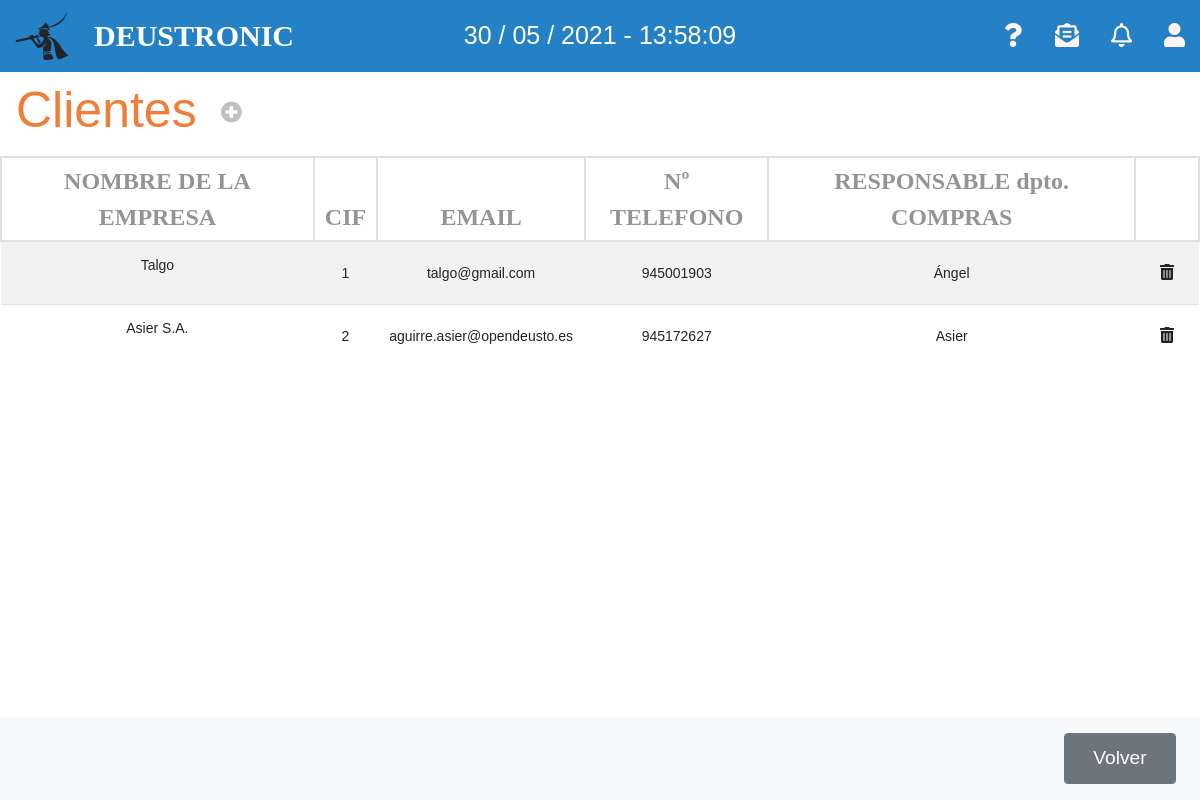
The app's page /appEntrega/clientes/, older data.
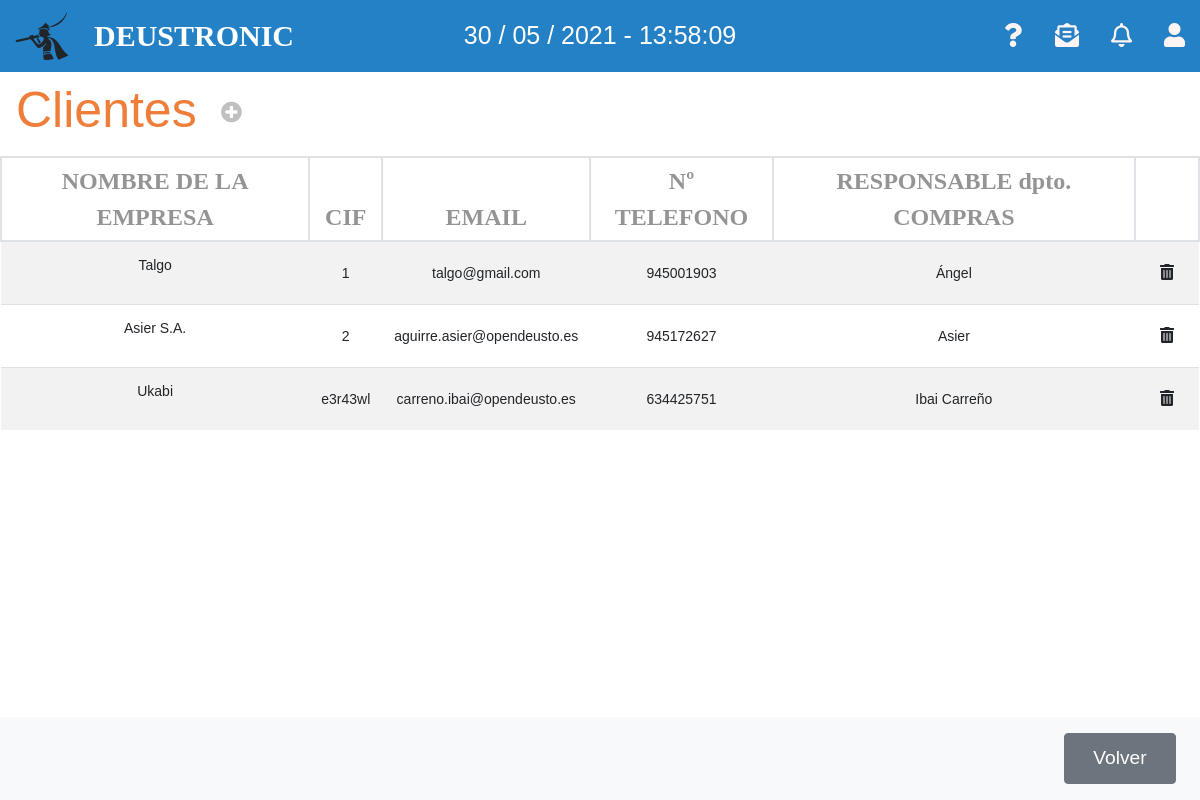
The same page, newer data.
### appEntrega/models.py (models this page shows, shortened)
class Cliente(models.Model):
    cif = models.CharField(max_length=12, primary_key=True)
    nombre_empresa = models.CharField(max_length=40)
    email = models.EmailField(max_length=254)
    telefono = models.IntegerField(unique=True)
    nombre_cliente = models.CharField(max_length=20)

### appEntrega/views.py (the view)
# urls.py: path('clientes/', ClienteListView.as_view(), name='listaCliente'),
class ClienteListView(ListView):
    model = Cliente
    template_name = 'listaClientes.html'
    context_object_name = 'lista_clientes'

### appEntrega/templates/listaClientes.html (shortened to what this page needs)
{% extends 'base.html' %}
{% block content %}
<div class="">
    <nav class="navbar navbar-light table-navbar">
        <h2 class="orange-color">Clientes</h2>
        <ul class="navbar-nav mr-auto flex-row">
            <li class="nav-item m-0 ml-3">
                <i class="fas fa-plus-circle fa-lg c-grey"
                    onclick="location.href='http://127.0.0.1:8000/appEntrega/clientes/nuevo/'"></i>
            </li>
        </ul>
    </nav>
</div>
<div class="row">
    <div class="col-md-12">
        <table class="table-deustronic table table-striped table-hover">
            <thead>
                <tr>
                    <th>NOMBRE DE LA EMPRESA</th>
                    <th>CIF</th>
                    <th>EMAIL</th>
                    <th>Nº TELEFONO</th>
                    <th>RESPONSABLE dpto. COMPRAS</th>
                    <th></th>
                </tr>
            </thead>
            <tbody>
                {% if lista_clientes %}
                {% for cliente in lista_clientes %}
                <tr ondblclick="location.href='http://127.0.0.1:8000/appEntrega/clientes/{{cliente.pk}}/editar'">
                    <td><p>{{cliente.nombre_empresa}}</p></td>
                    <td>{{cliente.cif}}</td>
                    <td>{{cliente.email}}</td>
                    <td>{{cliente.telefono}}</td>
                    <td>{{cliente.nombre_cliente}}</td>
                    <td><button class="btn"
                            onclick="location.href='http://127.0.0.1:8000/appEntrega/clientes/{{cliente.pk}}/delete/'"><i
                                class="fas fa-trash-alt"></i></button></td>
                </tr>
                {% endfor %}
                {% endif %}
            </tbody>
        </table>
    </div>
</div>
<nav class="navbar navbar-light bg-light fixed-bottom">
    <div class="form-inline ml-auto">
        <button onclick="location.href='http://127.0.0.1:8000/appEntrega'" class="btn boton-nav btn-secondary m-2"
            type="button">Volver</button>
    </div>
</nav>
{% endblock %}

Row changes from the older to the newer data that the page shows:
added Cliente: nombre_empresa "Ukabi", cif "e3r43wl", email "carreno.ibai@opendeusto.es", telefono "634425751", nombre_cliente "Ibai Carreño"
